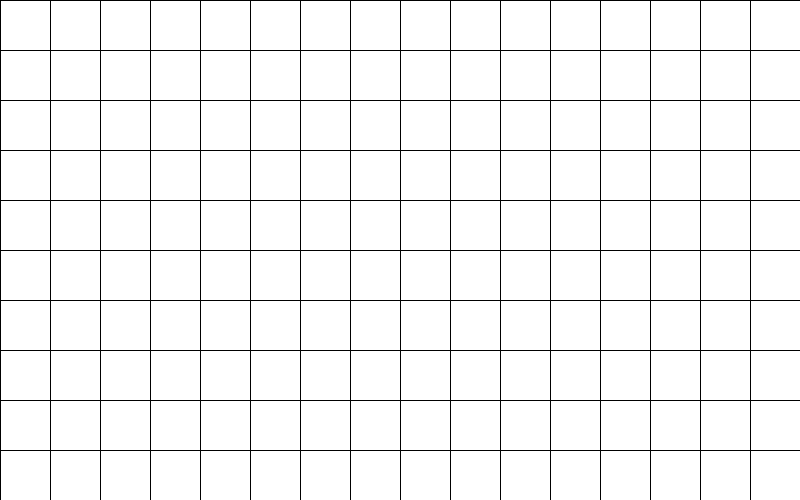
Frame 1 (no input)
Frame 60 (the mouse pressed at the canvas centre just before this capture): identical to frame 1, image omitted
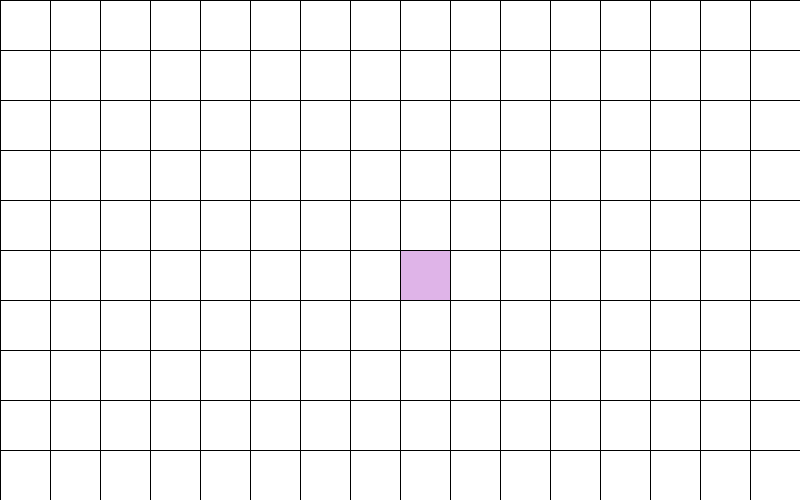
Frame 120 (the mouse held since frame 60 and released just before this capture)

The Processing sketch that drew these frames (run headless with seeded random() and noise(); from frame 60 on, the mouse is pressed at the canvas centre):

// Processing sketch: week06_1
// ── week06_1.pde
//week06-1 好玩得程式設計
//File-Preference設大字型
//改自week05-2 兩層for(迴圈)配合if...else if
//Ctrl-N開新視窗
void setup(){
  size(800, 500);
}
int [][] a=new int[10][16];//Java陣列寫法C,C++不同
void mousePressed(){
  int i =mouseY/50, j=mouseX/50;
  a[i][j]=1;
}

void draw(){
  for (int i=0;i<10;i++){//上周for y現在改成for i左手i
    for(int j=0; j<16; j++){//上周for x現在改成for i左手j
      if(a[i][j]==1) fill(#DFB4E8);
      else fill (255);
      rect(j*50, i*50, 50, 50);
    }
  }


/* 多行註解用
void draw(){
  for (int i=0;i<10;i++){
  
  for(int y=0; y<500; y+=50){
    for(int x=0; x<800; x+=50){
      if(x< mouseX && mouseX < x+50) fill(#DFB4E8);
      else if (y< mouseY && mouseY< y+50) fill(#DFB4E8);
      else fill (255);
      rect(x, y, 50, 50);
      }
    } 結尾*/
  }
 
